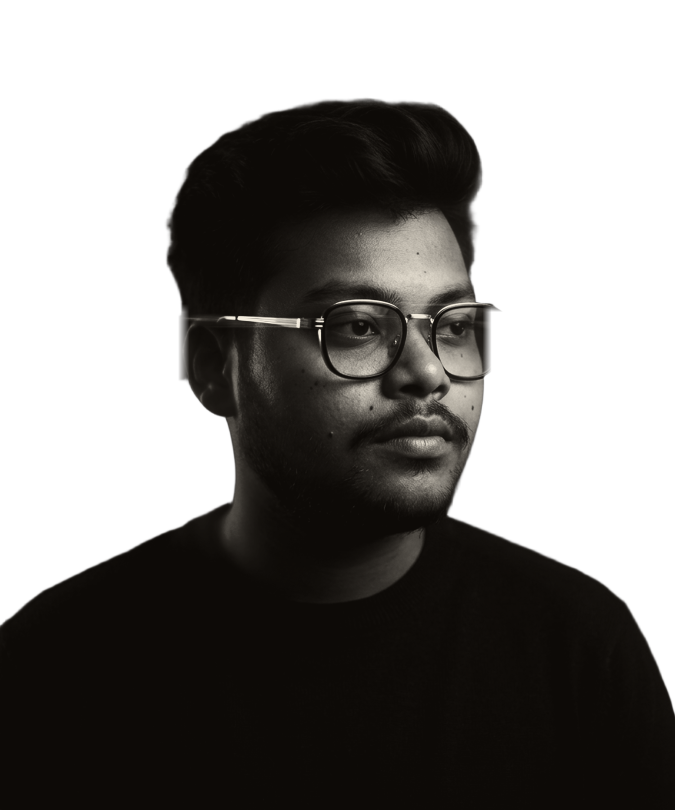
#> input picture video/src/scenes/_S8/portrait.png, 1350 x 1620 px (shown at 1/2 size)
$ python bake.py portrait.png rim.png 1.0
#> lines starting #> are read from the running program, lines starting #| are printed output that depends on the picture
# Bake S8 portrait layers from public/img/portrait-cut.png
import sys, numpy as np
from PIL import Image, ImageFilter
src, out = sys.argv[1], sys.argv[2]
SC = float(sys.argv[3]) if len(sys.argv) > 3 else 0.9
im = Image.open(src).convert("RGBA")
#> im is the input picture: PIL image 1350x1620 RGBA; mean R, G, B, A 15.1, 13.4, 11.4, 133.7
W0, H0 = im.size
#> W0 = 1350; H0 = 1620
a = np.array(im).astype(np.float32) / 255.0
rgb, al = a[..., :3], a[..., 3]

# --- remove the ghost temple band artefact (rows ~690-860, outside the head) ---
yy, xx = np.mgrid[0:H0, 0:W0]
band = np.clip((100 - np.abs(yy - 775)) / 18.0, 0, 1)  # rows ~675..875, feathered
left_cut = np.clip((xx - 395) / 25.0, 0, 1)  # keep x > ~420
right_cut = np.clip((1092 - xx) / 20.0, 0, 1)  # keep x < ~1080
keep = 1 - band * (1 - left_cut * right_cut)
al = al * keep

# --- luminance + duotone (ink -> cream), moody curve ---
lum = 0.2126 * rgb[..., 0] + 0.7152 * rgb[..., 1] + 0.0722 * rgb[..., 2]
lum = np.clip((lum - 0.03) / 0.75, 0, 1) ** 1.15
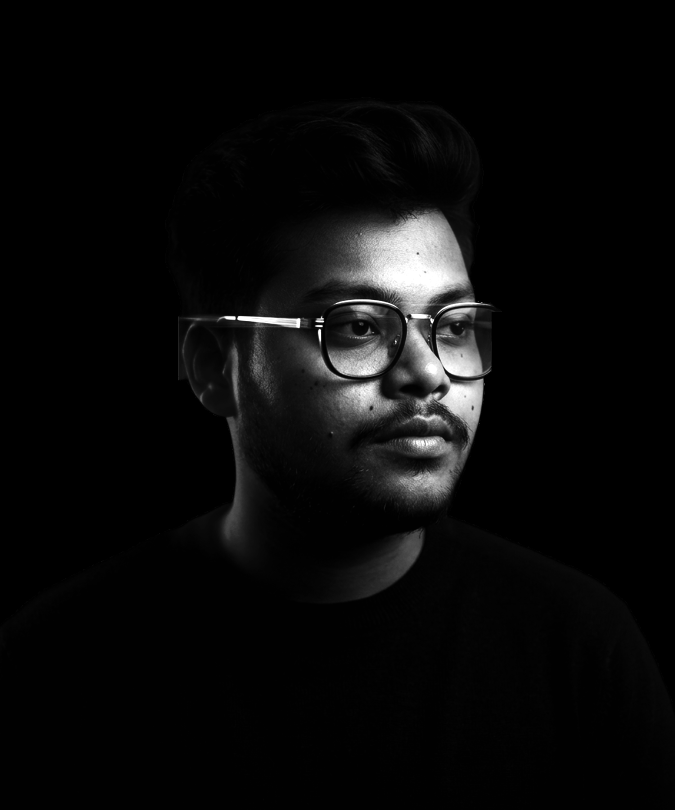
#> lum: shape (1620, 1350) float32 (shown at 1/2 size); min 0, max 1, mean 0.0417
ink = np.array([13, 10, 7]) / 255.0
cream = np.array([243, 236, 222]) / 255.0
duo = ink + (cream - ink) * lum[..., None]

# --- red light map (the photo's own vermilion rim light) ---
r, g, b = rgb[..., 0], rgb[..., 1], rgb[..., 2]
red = np.clip((r - np.maximum(g, b) * 1.05) / 0.35, 0, 1) * np.clip(r / 0.55, 0, 1)
red = red ** 1.2

def save(arr_rgb, arr_a, name):
#> called with name = 'portrait'
    o = np.dstack([arr_rgb, arr_a])
    img = Image.fromarray((np.clip(o, 0, 1) * 255).astype(np.uint8), "RGBA")
    img = img.resize((round(W0 * SC), round(H0 * SC)), Image.LANCZOS)
    img.save(f"{out}/{name}.png", optimize=True)
    print(name, img.size)
#| portrait (1350, 1620)

save(duo, al, "portrait")
verm = np.zeros_like(rgb); verm[...] = np.array([255, 59, 31]) / 255.0
# rim: light-facing edge only (light from upper-left, toward the type), inside the silhouette
A = Image.fromarray((al * 255).astype(np.uint8))
ab = np.array(A.filter(ImageFilter.GaussianBlur(10))).astype(np.float32) / 255.0
gy, gx = np.gradient(ab)
mag = np.sqrt(gx * gx + gy * gy) + 1e-6
nx, ny = -gx / mag, -gy / mag  # outward normal
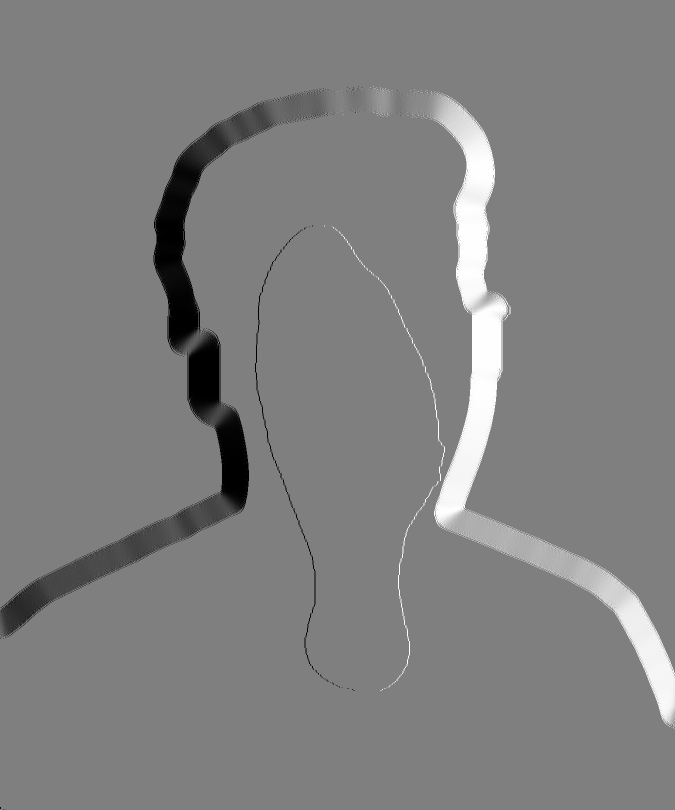
#> nx: shape (1620, 1350) float32 (shown at 1/2 size); min -1, max 1, mean 0.00389; drawn with min black and max white
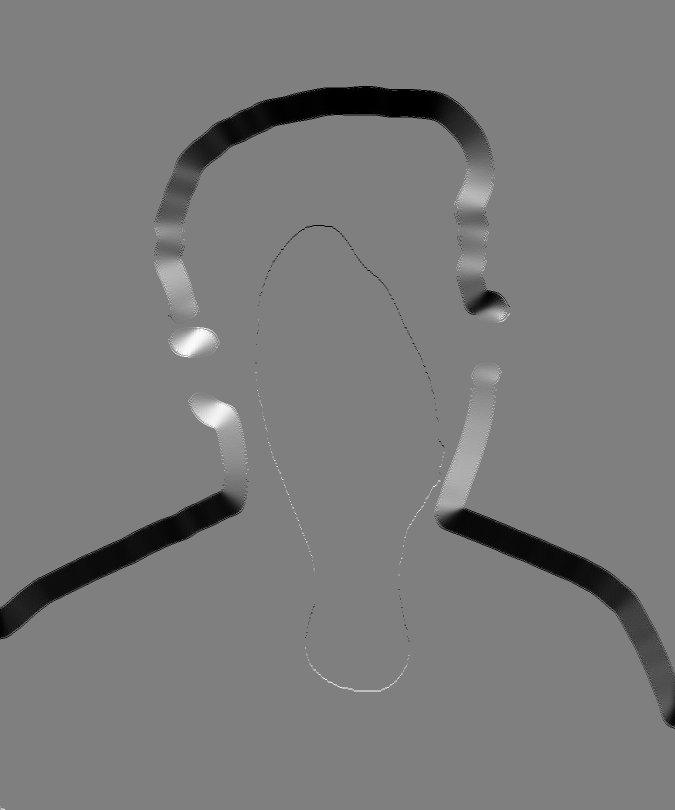
#> ny: shape (1620, 1350) float32 (shown at 1/2 size); min -1, max 1, mean -0.0333; drawn with min black and max white
L = np.array([-0.88, -0.47])
facing = np.clip(nx * L[0] + ny * L[1], 0, 1) ** 1.5
er = np.array(A.filter(ImageFilter.MinFilter(17))).astype(np.float32) / 255.0
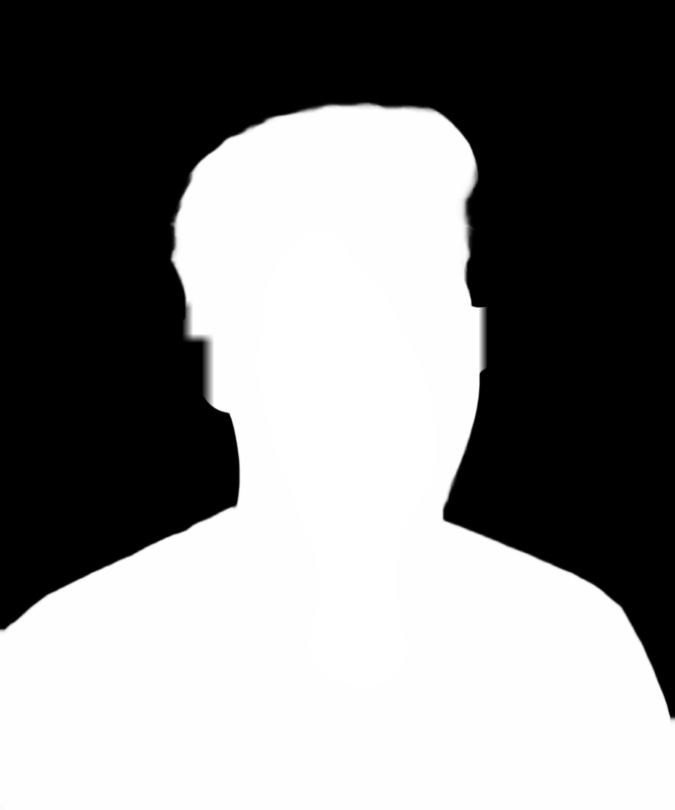
#> er: shape (1620, 1350) float32 (shown at 1/2 size); min 0, max 1, mean 0.507
edge = np.clip(al - er, 0, 1)
edge = np.array(Image.fromarray((edge * 255).astype(np.uint8)).filter(ImageFilter.GaussianBlur(4.5))).astype(np.float32) / 255.0
fb = np.array(Image.fromarray((facing * 255).astype(np.uint8)).filter(ImageFilter.GaussianBlur(6))).astype(np.float32) / 255.0
thin = edge * fb
wide = np.array(Image.fromarray((np.clip(thin, 0, 1) * 255).astype(np.uint8)).filter(ImageFilter.GaussianBlur(16))).astype(np.float32) / 255.0
rim = np.clip(thin * 0.75 + wide * 2.4, 0, 1)
rim *= np.clip((1020 - yy) / 260.0, 0, 1)  # hair + jaw line only; fades out above the neck
# avoid the straight cut where the ghost band was removed
rim *= 1 - np.clip((100 - np.abs(yy - 775)) / 30.0, 0, 1) * (xx < 470)
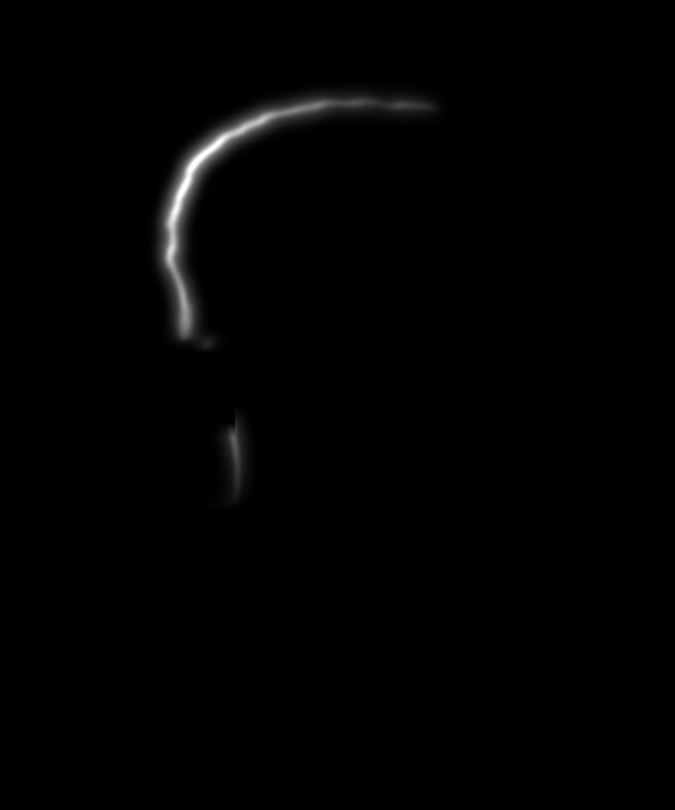
#> rim: shape (1620, 1350) float32 (shown at 1/2 size); min 0, max 1, mean 0.00832
inner = red * al * np.clip((r - 0.5) / 0.35, 0, 1)  # the photo's own red highlights on the cheek
save(verm, np.clip(np.maximum(rim, inner * 0.4), 0, 1), "rim")
#> call 2 of save, with name = 'rim'
#> in save (call 2), `o = np.dstack([arr_rgb, arr_a])`:
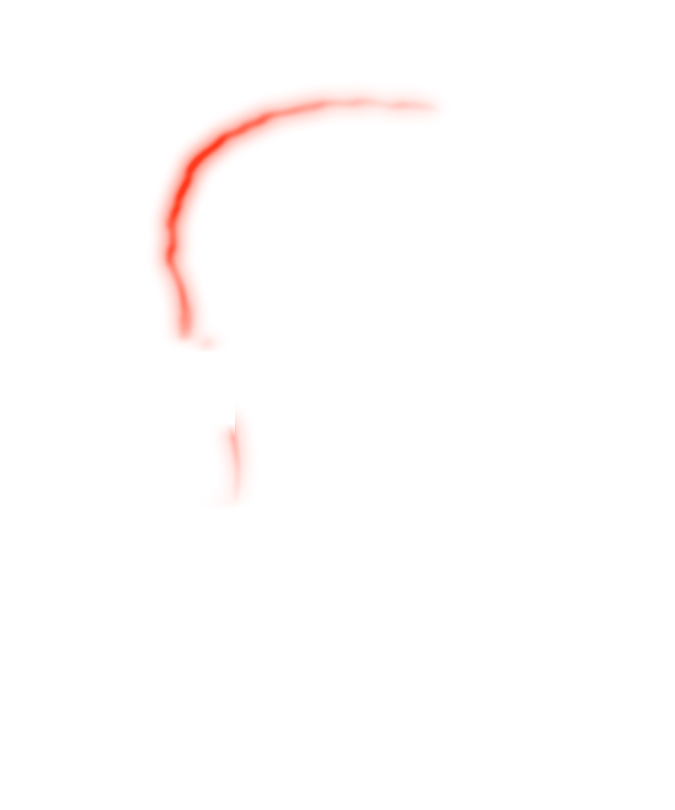
#> o: shape (1620, 1350, 4) float64 (shown at 1/2 size); mean of channels 0, 1, 2, 3 1, 0.231, 0.122, 0.00832; transparent parts drawn white
#| rim (1350, 1620)
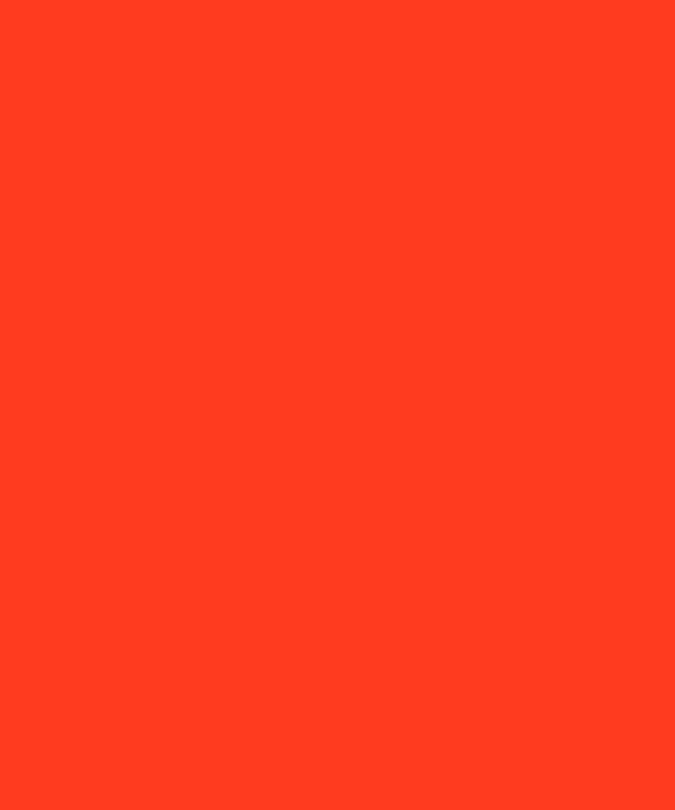
#> verm: shape (1620, 1350, 3) float32 (shown at 1/2 size); mean of channels 0, 1, 2 1, 0.226, 0.124; drawn as R, G, B
